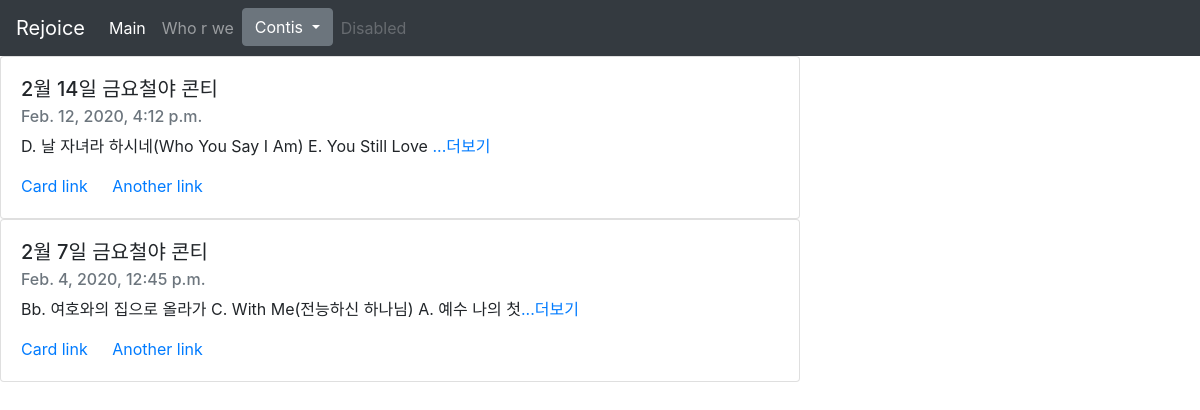
The page / on the database its author committed.
### Blog/models.py (models this page shows, shortened)
class Blog(models.Model):
    title = models.CharField(max_length=200)
    pub_date = models.DateTimeField('date published')
    body = models.TextField()
    def summary(self):
        return self.body[:50]

### Blog/views.py (the view)
# urls.py: 2. Add a URL to urlpatterns:  path('', views.home, name='home')
def home(request):
    blogQuerySet = Blog.objects
    return render(request, 'home.html', {'blogs':blogQuerySet})

### Blog/templates/home.html (shortened to what this page needs)
<head>
    <link rel="stylesheet" href="https://stackpath.bootstrapcdn.com/bootstrap/4.4.1/css/bootstrap.min.css">
</head>
<body>
    <nav class="navbar navbar-expand-lg navbar-dark bg-dark">
        <a class="navbar-brand" href="#">Rejoice</a>
        <div class="collapse navbar-collapse" id="navbarNavAltMarkup">
          <div class="navbar-nav">
            <a class="nav-item nav-link active" href="#">Main <span class="sr-only">(current)</span></a>
            <a class="nav-item nav-link" href="{% url 'about' %}">Who r we</a>
            <div class="dropdown">
                <button class="btn btn-secondary dropdown-toggle" type="button"  data-toggle="dropdown" >
                  Contis
                </button>
              </div>
            <a class="nav-item nav-link disabled" href="#" tabindex="-1" aria-disabled="true">Disabled</a>
          </div>
        </div>
      </nav>
      {% for blog in blogs.all%}
      <div class="card" style="width: 50rem;">
        <div class="card-body">
          <h5 class="card-title">{{blog.title}}</h5>
          <h6 class="card-subtitle mb-2 text-muted">{{blog.pub_date}}</h6>
          <p class="card-text">{{blog.summary}}<a href="{% url 'detail' blog.id %}">...더보기</a></p>
          <a href="#" class="card-link">Card link</a>
          <a href="#" class="card-link">Another link</a>
        </div>
      </div>
      {% endfor %}
</body>

### rows shown on the page
Blog: title "2월 14일 금요철야 콘티", pub_date "Feb. 12, 2020, 4:12 p.m.", summary "D. 날 자녀라 하시네(Who You Say I Am) E. You Still Love"
Blog: title "2월 7일 금요철야 콘티", pub_date "Feb. 4, 2020, 12:45 p.m.", summary "Bb. 여호와의 집으로 올라가 C. With Me(전능하신 하나님) A. 예수 나의 첫"
